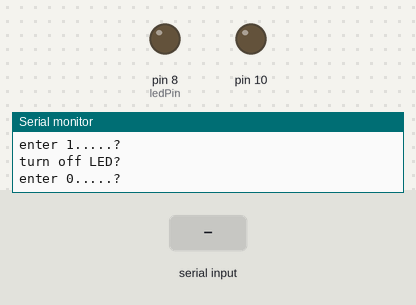
Bench run of a sketch on a simulated Arduino Uno, built with avr-gcc and run on an emulated ATmega328P. On the bench: output pins drawn as LEDs (lit = HIGH), the last lines printed to the serial monitor. The test bench sets the inputs (shaded band). Storage starts empty.

Above: at 1.2 s.
1.3 s: "30,150\n" received over Serial
At 2.07 s:
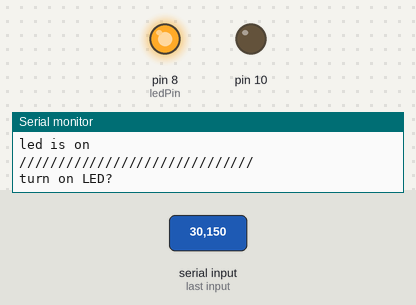
3.8 s: "1\n" received over Serial
At 4.9 s:
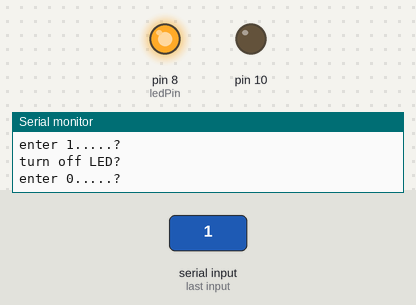
5.3 s: "90,45\n" received over Serial
At 6.2 s:
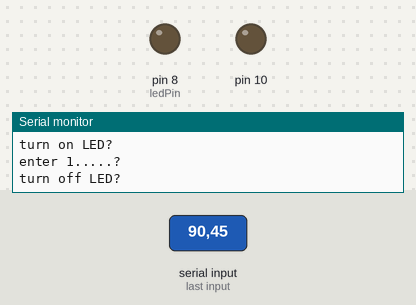
Timing chart, 0 to 8.3 s (numbered marks = the images above; inputs shaded):
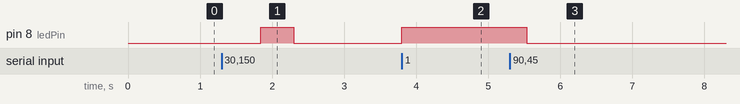

The sketch:

lightState_logger.ino
```cpp
#include <SPI.h>
#include <SD.h>


const int chipSelect = 4;
int ledPin = 8;
File myfile;
String ledState;

void setup(){
  if (!SD.begin(chipSelect)) {
    Serial.println("Card failed, or not present");
    // don't do anything more:
    return;
  }
  Serial.println("card initialized.");


  pinMode(ledPin, OUTPUT);
  Serial.begin(9600);
  pinMode(10, OUTPUT);
}

void loop(){
  Serial.println("turn on LED?");
  Serial.println("enter 1.....?");
  Serial.println("");
  Serial.println("turn off LED?");
  Serial.println("enter 0.....?");

  while (Serial.available() == 0);

  int val = Serial.read() - '0';

  if (val == 1) {
    digitalWrite(ledPin, HIGH);
    ledState = "led is on";
  }

  else if (val == 0) {
    digitalWrite(ledPin, LOW);
    ledState = "led is off";
  }


  myfile = SD.open("test.txt", FILE_WRITE);
  Serial.println("///////////////////////////////");

  if (myfile) {
    myfile.println(ledState);
    myfile.close();
    Serial.println("sucessfully logged!.");

  } else {
    Serial.println("error opening test.txt");
  }


    Serial.println("");
    Serial.println("////read from SD-card////");
    Serial.println("");

    myfile = SD.open("test.txt", FILE_READ);

    while (myfile.available()) {
        Serial.write(myfile.read());
      }

    myfile.close();

    Serial.println("//////////////////////////////");
}
```

Measured:
- after the input at 1.3 s, pin 8 (ledPin): LOW → HIGH after 0.54 s, → LOW 0.46 s later
- after the input at 3.8 s, pin 8 (ledPin): LOW → HIGH at once
- after the input at 5.3 s, pin 8 (ledPin): HIGH → LOW after 0.23 s
